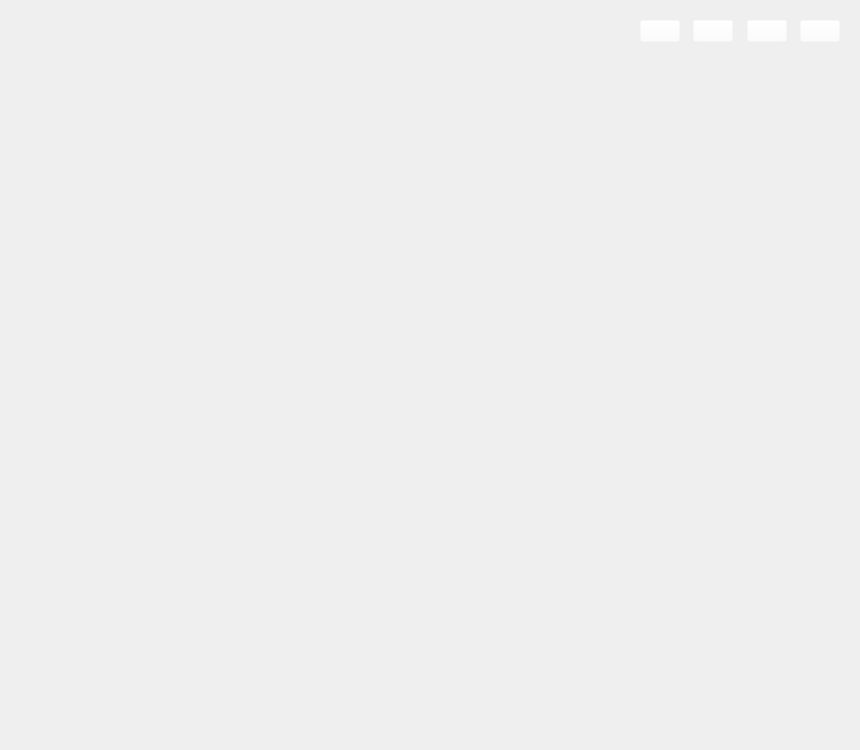
<?xml version="1.0" encoding="UTF-8"?>
<ui version="4.0">
 <class>rightw</class>
 <widget class="QWidget" name="rightw">
  <property name="geometry">
   <rect>
    <x>0</x>
    <y>0</y>
    <width>860</width>
    <height>750</height>
   </rect>
  </property>
  <property name="windowTitle">
   <string>Form</string>
  </property>
  <layout class="QGridLayout" name="gridLayout">
   <item row="1" column="0">
    <widget class="QStackedWidget" name="stackedWidget">
     <property name="currentIndex">
      <number>-1</number>
     </property>
    </widget>
   </item>
   <item row="0" column="0">
    <widget class="QWidget" name="widget_10" native="true">
     <property name="styleSheet">
      <string notr="true">background-color: rgba(255, 255, 255, 0);</string>
     </property>
     <layout class="QHBoxLayout" name="horizontalLayout">
      <item>
       <spacer name="horizontalSpacer_4">
        <property name="orientation">
         <enum>Qt::Horizontal</enum>
        </property>
        <property name="sizeType">
         <enum>QSizePolicy::Minimum</enum>
        </property>
        <property name="sizeHint" stdset="0">
         <size>
          <width>620</width>
          <height>20</height>
         </size>
        </property>
       </spacer>
      </item>
      <item>
       <widget class="QPushButton" name="pushButton">
        <property name="styleSheet">
         <string notr="true">image: url(:/res/pic/解除固定,图钉.png);</string>
        </property>
        <property name="text">
         <string/>
        </property>
       </widget>
      </item>
      <item>
       <spacer name="horizontalSpacer">
        <property name="orientation">
         <enum>Qt::Horizontal</enum>
        </property>
        <property name="sizeHint" stdset="0">
         <size>
          <width>1</width>
          <height>20</height>
         </size>
        </property>
       </spacer>
      </item>
      <item>
       <widget class="QPushButton" name="btn_min">
        <property name="styleSheet">
         <string notr="true">image: url(:/res/pic/减号.png);</string>
        </property>
        <property name="text">
         <string/>
        </property>
       </widget>
      </item>
      <item>
       <spacer name="horizontalSpacer_2">
        <property name="orientation">
         <enum>Qt::Horizontal</enum>
        </property>
        <property name="sizeHint" stdset="0">
         <size>
          <width>2</width>
          <height>20</height>
         </size>
        </property>
       </spacer>
      </item>
      <item>
       <widget class="QPushButton" name="btn_max">
        <property name="styleSheet">
         <string notr="true">image: url(:/res/pic/放大.png);</string>
        </property>
        <property name="text">
         <string/>
        </property>
       </widget>
      </item>
      <item>
       <spacer name="horizontalSpacer_3">
        <property name="orientation">
         <enum>Qt::Horizontal</enum>
        </property>
        <property name="sizeHint" stdset="0">
         <size>
          <width>1</width>
          <height>20</height>
         </size>
        </property>
       </spacer>
      </item>
      <item>
       <widget class="QPushButton" name="pushButton_4">
        <property name="styleSheet">
         <string notr="true">image: url(:/res/pic/删除2.png);</string>
        </property>
        <property name="text">
         <string/>
        </property>
       </widget>
      </item>
     </layout>
    </widget>
   </item>
  </layout>
 </widget>
 <resources/>
 <connections/>
</ui>
